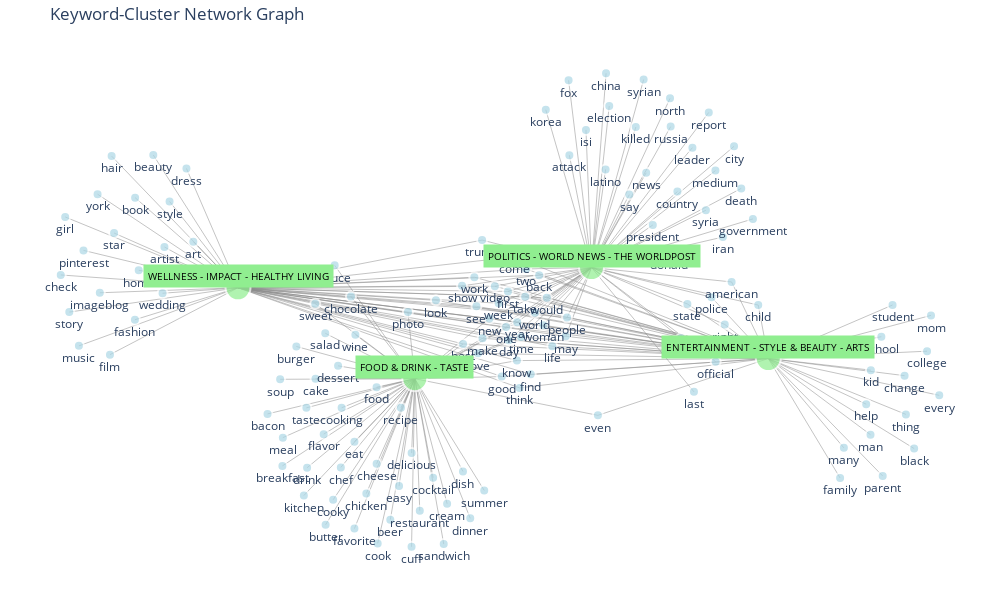

Notebook code for this chart:
### Markdown cell above
## **5** - Visualize Cluster Features

1. Create list of top 50 keywords based on the TF-IDF scores
2. Save cluster association and the associated TF-IDF score for each word
3. Build graph with clusters in green and words in blue, edges to connect words to clusters weighted based on TF-IDF score for that cluster

### Code cell
from collections import defaultdict
import networkx as nx
import plotly.graph_objects as go

feature_names = vectorizer.get_feature_names_out() # keywords found by vectorizer
keyword_cluster_association = defaultdict(lambda: defaultdict(float)) # dictionary of {keyword: { cluster_name: tfidf_score } }
for cluster_id, cluster_tfidf in cluster_tfidf_matrices.items():
    top_word_indices = np.argsort(cluster_tfidf.flatten())[::-1][:50] # keep top 50
    for word_index in top_word_indices:
        tfidf_score = cluster_tfidf.flatten()[word_index]
        word = feature_names[word_index]
        keyword_cluster_association[word][dominant_categories[cluster_id]] = tfidf_score

# Initialize network graph
G = nx.Graph()

# Add node for each keyword
for keyword, associations in keyword_cluster_association.items():
    G.add_node(keyword, type='keyword')
    for cluster_name in set(dominant_categories):
        score = associations.get(cluster_name)
        if score is not None: # add edge to match keyword to associated clusters
            G.add_edge(keyword, cluster_name, weight=score)

# Add node for each cluster
for cluster_name in set(dominant_categories):
    G.add_node(cluster_name, type='cluster')

# Set fixed positions for clusters to ensure graph is spaced out
num_clusters = len(set(dominant_categories))
x_positions = np.linspace(-10, 100, num_clusters)
y_positions = [20 + 2*i if i%2 == 0 else 2*i for i in range(num_clusters)]
cluster_positions = { cluster_name: (x, y) for cluster_name, x, y in zip(set(dominant_categories), x_positions, y_positions) }

# Calculate positions - used for positioning in Plotly figure
pos = nx.spring_layout(G, k=3, iterations=500, scale=2, pos=cluster_positions, fixed=list(cluster_positions.keys()))

# Add edges to figure
edge_x = []
edge_y = []
edge_weights = []
for edge in G.edges():
    x0, y0 = pos[edge[0]]
    x1, y1 = pos[edge[1]]
    edge_x.extend([x0, x1, None])
    edge_y.extend([y0, y1, None])
    edge_weights.append(G.edges[edge]['weight'])
edge_trace = go.Scatter(x=edge_x, y=edge_y, line=dict(width=0.5, color="#888"), hoverinfo="none", mode="lines")

# Add nodes to figure
node_x = []
node_y = []
node_colors = []
node_sizes = []
all_nodes = []
for node, data in G.nodes(data=True):
    all_nodes.append(node)
    x, y = pos[node]
    node_x.append(x)
    node_y.append(y)
    if data["type"] == "keyword":
        node_colors.append("lightblue")
        node_sizes.append(10)
    else: # Cluster properties
        node_colors.append("lightgreen")
        node_sizes.append(25)
node_trace = go.Scatter(
    x=node_x, y=node_y, mode="markers+text", hoverinfo="text", textposition="bottom center",
    text=[t if t not in dominant_categories else '' for t in all_nodes], # Hide default label for cluster nodes
    marker=dict(showscale=False, colorscale="YlGnBu", size=node_sizes, color=node_colors, line_width=2),
)

# Create figure
fig = go.Figure(
    data=[edge_trace, node_trace],
    layout=go.Layout(
        title="Keyword-Cluster Network Graph",
        width=1000, height=600, showlegend=False, hovermode="closest", margin=dict(b=20, l=5, r=5, t=40),
        xaxis=dict(showgrid=False, zeroline=False, showticklabels=False),
        yaxis=dict(showgrid=False, zeroline=False, showticklabels=False),
    ),
)
fig.update_layout(plot_bgcolor='rgba(0,0,0,0)')

# Make cluster node labels more prominent
for i, cluster_name in enumerate(dominant_categories):
    fig.add_annotation(
        text=cluster_name, x=node_x[all_nodes.index(cluster_name)], y=node_y[all_nodes.index(cluster_name)],
        font=dict(size=10, color="black"), showarrow=False, bgcolor="lightgreen", borderpad=4, yanchor="bottom", textangle=360
    )

fig.show()

### Figure 1 — Plotly figure (JSON) as saved in the notebook; plotly's stock layout.template omitted (floating-point values rounded to 4 significant figures; data arrays with more than 128 entries replaced by an {"elided": "..."} marker saying what was removed)
{"data": [{"hoverinfo": "none", "line": {"color": "#888", "width": 0.5}, "mode": "lines", "x": {"elided": "600 float values"}, "y": {"elided": "600 float values"}, "type": "scatter"}, {"hoverinfo": "text", "marker": {"color": {"elided": "139 str values"}, "colorscale": [[0.0, "rgb(255,255,217)"], [0.125, "rgb(237,248,177)"], [0.25, "rgb(199,233,180)"], [0.375, "rgb(127,205,187)"], [0.5, "rgb(65,182,196)"], [0.625, "rgb(29,145,192)"], [0.75, "rgb(34,94,168)"], [0.875, "rgb(37,52,148)"], [1.0, "rgb(8,29,88)"]], "line": {"width": 2}, "showscale": false, "size": {"elided": "139 int values"}}, "mode": "markers+text", "text": {"elided": "139 str values"}, "textposition": "bottom center", "x": {"elided": "139 float values"}, "y": {"elided": "139 float values"}, "type": "scatter"}], "layout": {"height": 600, "hovermode": "closest", "margin": {"b": 20, "l": 5, "r": 5, "t": 40}, "showlegend": false, "title": {"text": "Keyword-Cluster Network Graph"}, "width": 1000, "xaxis": {"showgrid": false, "showticklabels": false, "zeroline": false}, "yaxis": {"showgrid": false, "showticklabels": false, "zeroline": false}, "plot_bgcolor": "rgba(0,0,0,0)", "annotations": [{"bgcolor": "lightgreen", "borderpad": 4, "font": {"color": "black", "size": 10}, "showarrow": false, "text": "ENTERTAINMENT - STYLE & BEAUTY - ARTS", "textangle": 0, "x": 100.0, "y": 6.0, "yanchor": "bottom"}, {"bgcolor": "lightgreen", "borderpad": 4, "font": {"color": "black", "size": 10}, "showarrow": false, "text": "WELLNESS - IMPACT - HEALTHY LIVING", "textangle": 0, "x": -10.0, "y": 20.0, "yanchor": "bottom"}, {"bgcolor": "lightgreen", "borderpad": 4, "font": {"color": "black", "size": 10}, "showarrow": false, "text": "POLITICS - WORLD NEWS - THE WORLDPOST", "textangle": 0, "x": 63.33, "y": 24.0, "yanchor": "bottom"}, {"bgcolor": "lightgreen", "borderpad": 4, "font": {"color": "black", "size": 10}, "showarrow": false, "text": "FOOD & DRINK - TASTE", "textangle": 0, "x": 26.67, "y": 2.0, "yanchor": "bottom"}]}}
